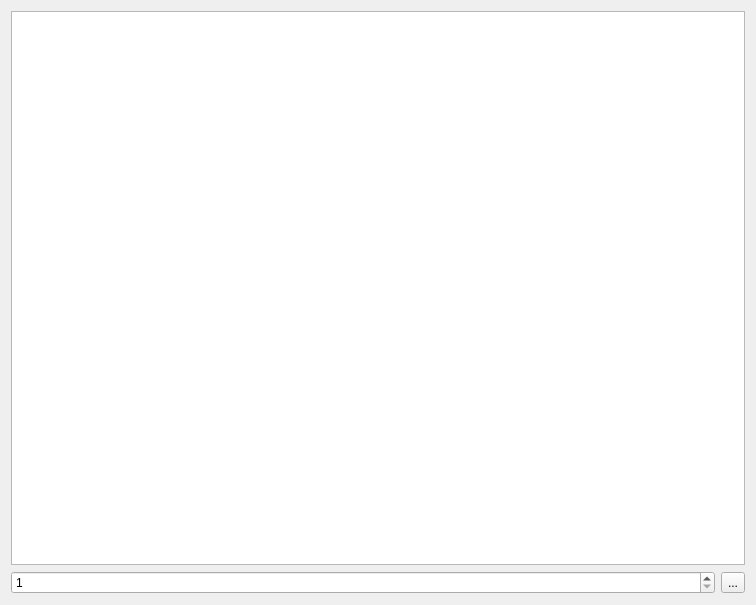
<?xml version="1.0" encoding="UTF-8"?>
<ui version="4.0">
 <class>imageEditor</class>
 <widget class="QWidget" name="imageEditor">
  <property name="geometry">
   <rect>
    <x>0</x>
    <y>0</y>
    <width>756</width>
    <height>605</height>
   </rect>
  </property>
  <property name="windowTitle">
   <string>View</string>
  </property>
  <property name="windowIcon">
   <iconset>
    <normaloff>icons/633563-basic-icons/png/233-empty.png</normaloff>icons/633563-basic-icons/png/233-empty.png</iconset>
  </property>
  <layout class="QGridLayout" name="gridLayout">
   <item row="0" column="0">
    <widget class="QGraphicsView" name="graphicsViewImageViewer"/>
   </item>
   <item row="1" column="0">
    <layout class="QHBoxLayout" name="horizontalLayout">
     <item>
      <widget class="QSpinBox" name="spinBoxSliceNum">
       <property name="minimum">
        <number>1</number>
       </property>
       <property name="maximum">
        <number>1000</number>
       </property>
      </widget>
     </item>
     <item>
      <widget class="QToolButton" name="toolButtonLink">
       <property name="text">
        <string>...</string>
       </property>
       <property name="icon">
        <iconset>
         <normaloff>icons/633563-basic-icons/png/131-link.png</normaloff>icons/633563-basic-icons/png/131-link.png</iconset>
       </property>
      </widget>
     </item>
    </layout>
   </item>
  </layout>
  <action name="actionLinkView">
   <property name="icon">
    <iconset>
     <normaloff>icons/633563-basic-icons/png/131-link.png</normaloff>icons/633563-basic-icons/png/131-link.png</iconset>
   </property>
   <property name="text">
    <string>linkView</string>
   </property>
   <property name="toolTip">
    <string>Link View</string>
   </property>
  </action>
 </widget>
 <resources/>
 <connections/>
</ui>
